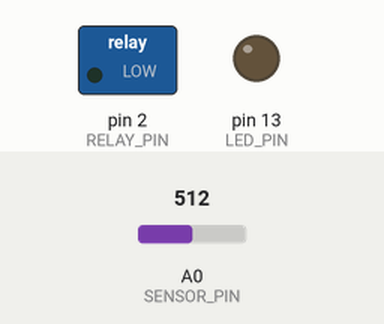
A program run on a simulated Arduino Nano, built with avr-gcc and run on an emulated ATmega328P. Shown: switched loads named in the program (green lamp = pin HIGH), output pins drawn as LEDs (lit = HIGH). Inputs (shaded band) come from the test bench; at power-on: A0 (SENSOR_PIN) = 512.

Above: at 1.2 s.
1.3 s: A0 (SENSOR_PIN) set to 485
At 2.3 s:
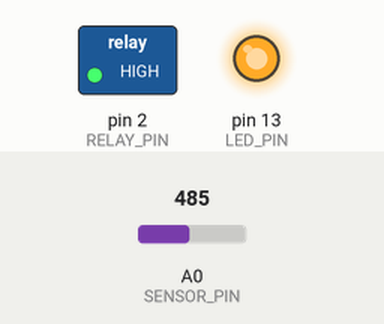
2.9 s: A0 (SENSOR_PIN) set to 511
At 3.8 s:
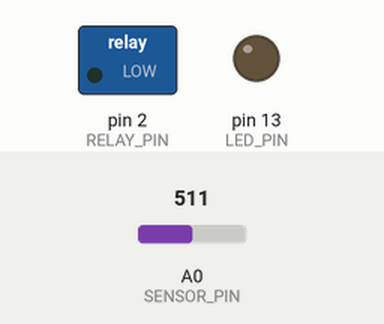
4.5 s: A0 (SENSOR_PIN) set to 306
At 5.3 s:
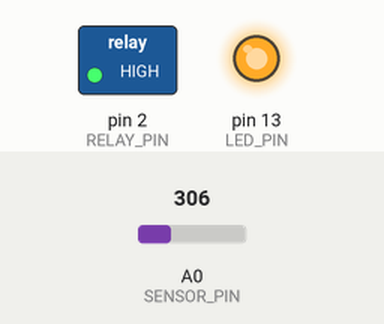
Timing chart, 0 to 7.5 s (numbered marks = the images above; inputs shaded):
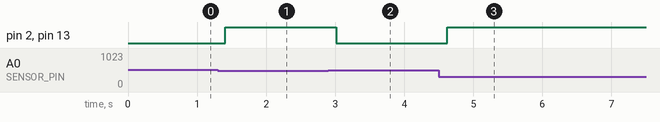

Measured:
- the behaviour switches between 501 and 500 on A0 (SENSOR_PIN) (found by bisection; images 0 and 1)
- after the input at 1.3 s, pin 2 (RELAY_PIN), pin 13 (LED_PIN): LOW → HIGH after 0.11 s
- after the input at 2.9 s, pin 2 (RELAY_PIN), pin 13 (LED_PIN): HIGH → LOW after 0.11 s
- after the input at 4.5 s, pin 2 (RELAY_PIN), pin 13 (LED_PIN): LOW → HIGH after 0.12 s

The program:

main.cpp
```cpp
#include <Arduino.h>

#define SENSOR_PIN A0
#define RELAY_PIN 2
#define LED_PIN 13

bool isRelayOn=false;
const float BETA=3950;

void setup() {
  pinMode(RELAY_PIN, OUTPUT);
  digitalWrite(RELAY_PIN, LOW);
  pinMode(LED_PIN, OUTPUT);
  digitalWrite(LED_PIN, LOW);
}

void loop() {
  int temp=analogRead(A0);
  float temp_1= 1 / (log(1 / (1023.0 / temp - 1)) / BETA + 1.0 / 298.15) - 273.15; // poichè si tratta di un sensore NTC, la formula per calcolare la temperatura in gradi Celsius è la seguente:


  Serial.print("Temp: ");
  Serial.print(temp);
  Serial.print(" C | Stato carico: ");
  Serial.println(isRelayOn ? "ATTIVO" : "SPENTO");

  if(temp_1>=26 && !isRelayOn){
    isRelayOn=true;
    digitalWrite(RELAY_PIN, HIGH);
    digitalWrite(LED_PIN, HIGH);
    Serial.println("-> Soglia superata: Raffreddamento ATTIVATO");
  }else if (temp_1<26 && isRelayOn){
    isRelayOn=false;
    digitalWrite(RELAY_PIN, LOW);
    digitalWrite(LED_PIN, LOW);
    Serial.println("-> Temperatura Rientrata: Raffreddamento DISATTIVATO");
  }
  delay (200);
}
```
